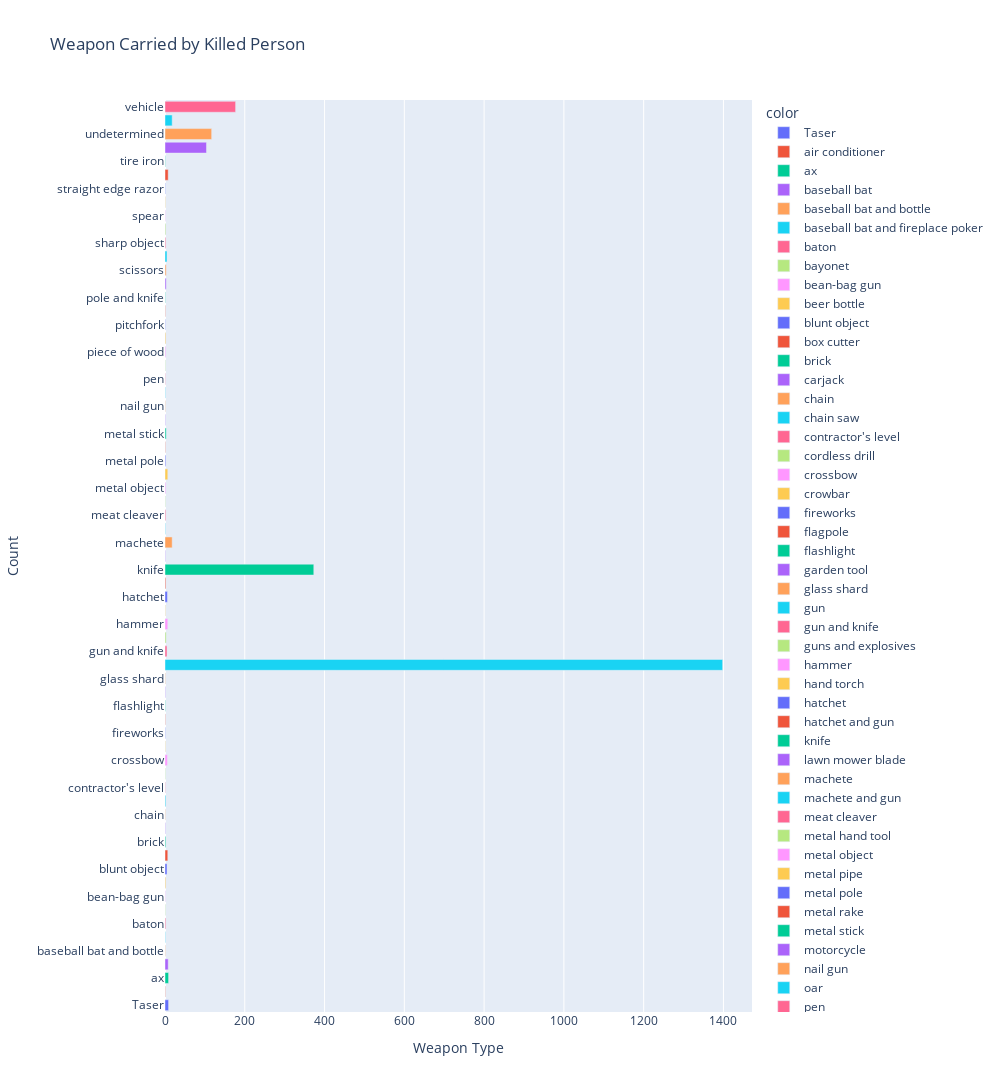

Notebook code for this chart:
### Code cell
h_bar = px.bar(x=weapon.values,
               y=weapon.index,
               orientation='h',
               color=weapon.index,
               color_continuous_scale='Viridis',
               title='Weapon Carried by Killed Person')
 
h_bar.update_layout(xaxis_title='Weapon Type', 
                    yaxis_title='Count', width=1000, height=1500,
                    coloraxis_showscale=False)
h_bar.show()

### Figure 1 — Plotly figure (JSON) as saved in the notebook; plotly's stock layout.template omitted (floating-point values rounded to 4 significant figures)
{"data": [{"alignmentgroup": "True", "hovertemplate": "color=Taser<br>x=%{x}<br>y=%{y}<extra></extra>", "legendgroup": "Taser", "marker": {"color": "#636efa", "pattern": {"shape": ""}}, "name": "Taser", "offsetgroup": "Taser", "orientation": "h", "showlegend": true, "textposition": "auto", "type": "bar", "x": [9], "xaxis": "x", "y": ["Taser"], "yaxis": "y"}, {"alignmentgroup": "True", "hovertemplate": "color=air conditioner<br>x=%{x}<br>y=%{y}<extra></extra>", "legendgroup": "air conditioner", "marker": {"color": "#EF553B", "pattern": {"shape": ""}}, "name": "air conditioner", "offsetgroup": "air conditioner", "orientation": "h", "showlegend": true, "textposition": "auto", "type": "bar", "x": [1], "xaxis": "x", "y": ["air conditioner"], "yaxis": "y"}, {"alignmentgroup": "True", "hovertemplate": "color=ax<br>x=%{x}<br>y=%{y}<extra></extra>", "legendgroup": "ax", "marker": {"color": "#00cc96", "pattern": {"shape": ""}}, "name": "ax", "offsetgroup": "ax", "orientation": "h", "showlegend": true, "textposition": "auto", "type": "bar", "x": [9], "xaxis": "x", "y": ["ax"], "yaxis": "y"}, {"alignmentgroup": "True", "hovertemplate": "color=baseball bat<br>x=%{x}<br>y=%{y}<extra></extra>", "legendgroup": "baseball bat", "marker": {"color": "#ab63fa", "pattern": {"shape": ""}}, "name": "baseball bat", "offsetgroup": "baseball bat", "orientation": "h", "showlegend": true, "textposition": "auto", "type": "bar", "x": [8], "xaxis": "x", "y": ["baseball bat"], "yaxis": "y"}, {"alignmentgroup": "True", "hovertemplate": "color=baseball bat and bottle<br>x=%{x}<br>y=%{y}<extra></extra>", "legendgroup": "baseball bat and bottle", "marker": {"color": "#FFA15A", "pattern": {"shape": ""}}, "name": "baseball bat and bottle", "offsetgroup": "baseball bat and bottle", "orientation": "h", "showlegend": true, "textposition": "auto", "type": "bar", "x": [1], "xaxis": "x", "y": ["baseball bat and bottle"], "yaxis": "y"}, {"alignmentgroup": "True", "hovertemplate": "color=baseball bat and fireplace poker<br>x=%{x}<br>y=%{y}<extra></extra>", "legendgroup": "baseball bat and fireplace poker", "marker": {"color": "#19d3f3", "pattern": {"shape": ""}}, "name": "baseball bat and fireplace poker", "offsetgroup": "baseball bat and fireplace poker", "orientation": "h", "showlegend": true, "textposition": "auto", "type": "bar", "x": [1], "xaxis": "x", "y": ["baseball bat and fireplace poker"], "yaxis": "y"}, {"alignmentgroup": "True", "hovertemplate": "color=baton<br>x=%{x}<br>y=%{y}<extra></extra>", "legendgroup": "baton", "marker": {"color": "#FF6692", "pattern": {"shape": ""}}, "name": "baton", "offsetgroup": "baton", "orientation": "h", "showlegend": true, "textposition": "auto", "type": "bar", "x": [2], "xaxis": "x", "y": ["baton"], "yaxis": "y"}, {"alignmentgroup": "True", "hovertemplate": "color=bayonet<br>x=%{x}<br>y=%{y}<extra></extra>", "legendgroup": "bayonet", "marker": {"color": "#B6E880", "pattern": {"shape": ""}}, "name": "bayonet", "offsetgroup": "bayonet", "orientation": "h", "showlegend": true, "textposition": "auto", "type": "bar", "x": [1], "xaxis": "x", "y": ["bayonet"], "yaxis": "y"}, {"alignmentgroup": "True", "hovertemplate": "color=bean-bag gun<br>x=%{x}<br>y=%{y}<extra></extra>", "legendgroup": "bean-bag gun", "marker": {"color": "#FF97FF", "pattern": {"shape": ""}}, "name": "bean-bag gun", "offsetgroup": "bean-bag gun", "orientation": "h", "showlegend": true, "textposition": "auto", "type": "bar", "x": [1], "xaxis": "x", "y": ["bean-bag gun"], "yaxis": "y"}, {"alignmentgroup": "True", "hovertemplate": "color=beer bottle<br>x=%{x}<br>y=%{y}<extra></extra>", "legendgroup": "beer bottle", "marker": {"color": "#FECB52", "pattern": {"shape": ""}}, "name": "beer bottle", "offsetgroup": "beer bottle", "orientation": "h", "showlegend": true, "textposition": "auto", "type": "bar", "x": [2], "xaxis": "x", "y": ["beer bottle"], "yaxis": "y"}, {"alignmentgroup": "True", "hovertemplate": "color=blunt object<br>x=%{x}<br>y=%{y}<extra></extra>", "legendgroup": "blunt object", "marker": {"color": "#636efa", "pattern": {"shape": ""}}, "name": "blunt object", "offsetgroup": "blunt object", "orientation": "h", "showlegend": true, "textposition": "auto", "type": "bar", "x": [5], "xaxis": "x", "y": ["blunt object"], "yaxis": "y"}, {"alignmentgroup": "True", "hovertemplate": "color=box cutter<br>x=%{x}<br>y=%{y}<extra></extra>", "legendgroup": "box cutter", "marker": {"color": "#EF553B", "pattern": {"shape": ""}}, "name": "box cutter", "offsetgroup": "box cutter", "orientation": "h", "showlegend": true, "textposition": "auto", "type": "bar", "x": [7], "xaxis": "x", "y": ["box cutter"], "yaxis": "y"}, {"alignmentgroup": "True", "hovertemplate": "color=brick<br>x=%{x}<br>y=%{y}<extra></extra>", "legendgroup": "brick", "marker": {"color": "#00cc96", "pattern": {"shape": ""}}, "name": "brick", "offsetgroup": "brick", "orientation": "h", "showlegend": true, "textposition": "auto", "type": "bar", "x": [2], "xaxis": "x", "y": ["brick"], "yaxis": "y"}, {"alignmentgroup": "True", "hovertemplate": "color=carjack<br>x=%{x}<br>y=%{y}<extra></extra>", "legendgroup": "carjack", "marker": {"color": "#ab63fa", "pattern": {"shape": ""}}, "name": "carjack", "offsetgroup": "carjack", "orientation": "h", "showlegend": true, "textposition": "auto", "type": "bar", "x": [1], "xaxis": "x", "y": ["carjack"], "yaxis": "y"}, {"alignmentgroup": "True", "hovertemplate": "color=chain<br>x=%{x}<br>y=%{y}<extra></extra>", "legendgroup": "chain", "marker": {"color": "#FFA15A", "pattern": {"shape": ""}}, "name": "chain", "offsetgroup": "chain", "orientation": "h", "showlegend": true, "textposition": "auto", "type": "bar", "x": [1], "xaxis": "x", "y": ["chain"], "yaxis": "y"}, {"alignmentgroup": "True", "hovertemplate": "color=chain saw<br>x=%{x}<br>y=%{y}<extra></extra>", "legendgroup": "chain saw", "marker": {"color": "#19d3f3", "pattern": {"shape": ""}}, "name": "chain saw", "offsetgroup": "chain saw", "orientation": "h", "showlegend": true, "textposition": "auto", "type": "bar", "x": [2], "xaxis": "x", "y": ["chain saw"], "yaxis": "y"}, {"alignmentgroup": "True", "hovertemplate": "color=contractor's level<br>x=%{x}<br>y=%{y}<extra></extra>", "legendgroup": "contractor's level", "marker": {"color": "#FF6692", "pattern": {"shape": ""}}, "name": "contractor's level", "offsetgroup": "contractor's level", "orientation": "h", "showlegend": true, "textposition": "auto", "type": "bar", "x": [1], "xaxis": "x", "y": ["contractor's level"], "yaxis": "y"}, {"alignmentgroup": "True", "hovertemplate": "color=cordless drill<br>x=%{x}<br>y=%{y}<extra></extra>", "legendgroup": "cordless drill", "marker": {"color": "#B6E880", "pattern": {"shape": ""}}, "name": "cordless drill", "offsetgroup": "cordless drill", "orientation": "h", "showlegend": true, "textposition": "auto", "type": "bar", "x": [1], "xaxis": "x", "y": ["cordless drill"], "yaxis": "y"}, {"alignmentgroup": "True", "hovertemplate": "color=crossbow<br>x=%{x}<br>y=%{y}<extra></extra>", "legendgroup": "crossbow", "marker": {"color": "#FF97FF", "pattern": {"shape": ""}}, "name": "crossbow", "offsetgroup": "crossbow", "orientation": "h", "showlegend": true, "textposition": "auto", "type": "bar", "x": [6], "xaxis": "x", "y": ["crossbow"], "yaxis": "y"}, {"alignmentgroup": "True", "hovertemplate": "color=crowbar<br>x=%{x}<br>y=%{y}<extra></extra>", "legendgroup": "crowbar", "marker": {"color": "#FECB52", "pattern": {"shape": ""}}, "name": "crowbar", "offsetgroup": "crowbar", "orientation": "h", "showlegend": true, "textposition": "auto", "type": "bar", "x": [1], "xaxis": "x", "y": ["crowbar"], "yaxis": "y"}, {"alignmentgroup": "True", "hovertemplate": "color=fireworks<br>x=%{x}<br>y=%{y}<extra></extra>", "legendgroup": "fireworks", "marker": {"color": "#636efa", "pattern": {"shape": ""}}, "name": "fireworks", "offsetgroup": "fireworks", "orientation": "h", "showlegend": true, "textposition": "auto", "type": "bar", "x": [1], "xaxis": "x", "y": ["fireworks"], "yaxis": "y"}, {"alignmentgroup": "True", "hovertemplate": "color=flagpole<br>x=%{x}<br>y=%{y}<extra></extra>", "legendgroup": "flagpole", "marker": {"color": "#EF553B", "pattern": {"shape": ""}}, "name": "flagpole", "offsetgroup": "flagpole", "orientation": "h", "showlegend": true, "textposition": "auto", "type": "bar", "x": [1], "xaxis": "x", "y": ["flagpole"], "yaxis": "y"}, {"alignmentgroup": "True", "hovertemplate": "color=flashlight<br>x=%{x}<br>y=%{y}<extra></extra>", "legendgroup": "flashlight", "marker": {"color": "#00cc96", "pattern": {"shape": ""}}, "name": "flashlight", "offsetgroup": "flashlight", "orientation": "h", "showlegend": true, "textposition": "auto", "type": "bar", "x": [1], "xaxis": "x", "y": ["flashlight"], "yaxis": "y"}, {"alignmentgroup": "True", "hovertemplate": "color=garden tool<br>x=%{x}<br>y=%{y}<extra></extra>", "legendgroup": "garden tool", "marker": {"color": "#ab63fa", "pattern": {"shape": ""}}, "name": "garden tool", "offsetgroup": "garden tool", "orientation": "h", "showlegend": true, "textposition": "auto", "type": "bar", "x": [1], "xaxis": "x", "y": ["garden tool"], "yaxis": "y"}, {"alignmentgroup": "True", "hovertemplate": "color=glass shard<br>x=%{x}<br>y=%{y}<extra></extra>", "legendgroup": "glass shard", "marker": {"color": "#FFA15A", "pattern": {"shape": ""}}, "name": "glass shard", "offsetgroup": "glass shard", "orientation": "h", "showlegend": true, "textposition": "auto", "type": "bar", "x": [1], "xaxis": "x", "y": ["glass shard"], "yaxis": "y"}, {"alignmentgroup": "True", "hovertemplate": "color=gun<br>x=%{x}<br>y=%{y}<extra></extra>", "legendgroup": "gun", "marker": {"color": "#19d3f3", "pattern": {"shape": ""}}, "name": "gun", "offsetgroup": "gun", "orientation": "h", "showlegend": true, "textposition": "auto", "type": "bar", "x": [1398], "xaxis": "x", "y": ["gun"], "yaxis": "y"}, {"alignmentgroup": "True", "hovertemplate": "color=gun and knife<br>x=%{x}<br>y=%{y}<extra></extra>", "legendgroup": "gun and knife", "marker": {"color": "#FF6692", "pattern": {"shape": ""}}, "name": "gun and knife", "offsetgroup": "gun and knife", "orientation": "h", "showlegend": true, "textposition": "auto", "type": "bar", "x": [5], "xaxis": "x", "y": ["gun and knife"], "yaxis": "y"}, {"alignmentgroup": "True", "hovertemplate": "color=guns and explosives<br>x=%{x}<br>y=%{y}<extra></extra>", "legendgroup": "guns and explosives", "marker": {"color": "#B6E880", "pattern": {"shape": ""}}, "name": "guns and explosives", "offsetgroup": "guns and explosives", "orientation": "h", "showlegend": true, "textposition": "auto", "type": "bar", "x": [3], "xaxis": "x", "y": ["guns and explosives"], "yaxis": "y"}, {"alignmentgroup": "True", "hovertemplate": "color=hammer<br>x=%{x}<br>y=%{y}<extra></extra>", "legendgroup": "hammer", "marker": {"color": "#FF97FF", "pattern": {"shape": ""}}, "name": "hammer", "offsetgroup": "hammer", "orientation": "h", "showlegend": true, "textposition": "auto", "type": "bar", "x": [7], "xaxis": "x", "y": ["hammer"], "yaxis": "y"}, {"alignmentgroup": "True", "hovertemplate": "color=hand torch<br>x=%{x}<br>y=%{y}<extra></extra>", "legendgroup": "hand torch", "marker": {"color": "#FECB52", "pattern": {"shape": ""}}, "name": "hand torch", "offsetgroup": "hand torch", "orientation": "h", "showlegend": true, "textposition": "auto", "type": "bar", "x": [1], "xaxis": "x", "y": ["hand torch"], "yaxis": "y"}, {"alignmentgroup": "True", "hovertemplate": "color=hatchet<br>x=%{x}<br>y=%{y}<extra></extra>", "legendgroup": "hatchet", "marker": {"color": "#636efa", "pattern": {"shape": ""}}, "name": "hatchet", "offsetgroup": "hatchet", "orientation": "h", "showlegend": true, "textposition": "auto", "type": "bar", "x": [6], "xaxis": "x", "y": ["hatchet"], "yaxis": "y"}, {"alignmentgroup": "True", "hovertemplate": "color=hatchet and gun<br>x=%{x}<br>y=%{y}<extra></extra>", "legendgroup": "hatchet and gun", "marker": {"color": "#EF553B", "pattern": {"shape": ""}}, "name": "hatchet and gun", "offsetgroup": "hatchet and gun", "orientation": "h", "showlegend": true, "textposition": "auto", "type": "bar", "x": [2], "xaxis": "x", "y": ["hatchet and gun"], "yaxis": "y"}, {"alignmentgroup": "True", "hovertemplate": "color=knife<br>x=%{x}<br>y=%{y}<extra></extra>", "legendgroup": "knife", "marker": {"color": "#00cc96", "pattern": {"shape": ""}}, "name": "knife", "offsetgroup": "knife", "orientation": "h", "showlegend": true, "textposition": "auto", "type": "bar", "x": [373], "xaxis": "x", "y": ["knife"], "yaxis": "y"}, {"alignmentgroup": "True", "hovertemplate": "color=lawn mower blade<br>x=%{x}<br>y=%{y}<extra></extra>", "legendgroup": "lawn mower blade", "marker": {"color": "#ab63fa", "pattern": {"shape": ""}}, "name": "lawn mower blade", "offsetgroup": "lawn mower blade", "orientation": "h", "showlegend": true, "textposition": "auto", "type": "bar", "x": [1], "xaxis": "x", "y": ["lawn mower blade"], "yaxis": "y"}, {"alignmentgroup": "True", "hovertemplate": "color=machete<br>x=%{x}<br>y=%{y}<extra></extra>", "legendgroup": "machete", "marker": {"color": "#FFA15A", "pattern": {"shape": ""}}, "name": "machete", "offsetgroup": "machete", "orientation": "h", "showlegend": true, "textposition": "auto", "type": "bar", "x": [18], "xaxis": "x", "y": ["machete"], "yaxis": "y"}, {"alignmentgroup": "True", "hovertemplate": "color=machete and gun<br>x=%{x}<br>y=%{y}<extra></extra>", "legendgroup": "machete and gun", "marker": {"color": "#19d3f3", "pattern": {"shape": ""}}, "name": "machete and gun", "offsetgroup": "machete and gun", "orientation": "h", "showlegend": true, "textposition": "auto", "type": "bar", "x": [1], "xaxis": "x", "y": ["machete and gun"], "yaxis": "y"}, {"alignmentgroup": "True", "hovertemplate": "color=meat cleaver<br>x=%{x}<br>y=%{y}<extra></extra>", "legendgroup": "meat cleaver", "marker": {"color": "#FF6692", "pattern": {"shape": ""}}, "name": "meat cleaver", "offsetgroup": "meat cleaver", "orientation": "h", "showlegend": true, "textposition": "auto", "type": "bar", "x": [2], "xaxis": "x", "y": ["meat cleaver"], "yaxis": "y"}, {"alignmentgroup": "True", "hovertemplate": "color=metal hand tool<br>x=%{x}<br>y=%{y}<extra></extra>", "legendgroup": "metal hand tool", "marker": {"color": "#B6E880", "pattern": {"shape": ""}}, "name": "metal hand tool", "offsetgroup": "metal hand tool", "orientation": "h", "showlegend": true, "textposition": "auto", "type": "bar", "x": [1], "xaxis": "x", "y": ["metal hand tool"], "yaxis": "y"}, {"alignmentgroup": "True", "hovertemplate": "color=metal object<br>x=%{x}<br>y=%{y}<extra></extra>", "legendgroup": "metal object", "marker": {"color": "#FF97FF", "pattern": {"shape": ""}}, "name": "metal object", "offsetgroup": "metal object", "orientation": "h", "showlegend": true, "textposition": "auto", "type": "bar", "x": [2], "xaxis": "x", "y": ["metal object"], "yaxis": "y"}, {"alignmentgroup": "True", "hovertemplate": "color=metal pipe<br>x=%{x}<br>y=%{y}<extra></extra>", "legendgroup": "metal pipe", "marker": {"color": "#FECB52", "pattern": {"shape": ""}}, "name": "metal pipe", "offsetgroup": "metal pipe", "orientation": "h", "showlegend": true, "textposition": "auto", "type": "bar", "x": [7], "xaxis": "x", "y": ["metal pipe"], "yaxis": "y"}, {"alignmentgroup": "True", "hovertemplate": "color=metal pole<br>x=%{x}<br>y=%{y}<extra></extra>", "legendgroup": "metal pole", "marker": {"color": "#636efa", "pattern": {"shape": ""}}, "name": "metal pole", "offsetgroup": "metal pole", "orientation": "h", "showlegend": true, "textposition": "auto", "type": "bar", "x": [2], "xaxis": "x", "y": ["metal pole"], "yaxis": "y"}, {"alignmentgroup": "True", "hovertemplate": "color=metal rake<br>x=%{x}<br>y=%{y}<extra></extra>", "legendgroup": "metal rake", "marker": {"color": "#EF553B", "pattern": {"shape": ""}}, "name": "metal rake", "offsetgroup": "metal rake", "orientation": "h", "showlegend": true, "textposition": "auto", "type": "bar", "x": [1], "xaxis": "x", "y": ["metal rake"], "yaxis": "y"}, {"alignmentgroup": "True", "hovertemplate": "color=metal stick<br>x=%{x}<br>y=%{y}<extra></extra>", "legendgroup": "metal stick", "marker": {"color": "#00cc96", "pattern": {"shape": ""}}, "name": "metal stick", "offsetgroup": "metal stick", "orientation": "h", "showlegend": true, "textposition": "auto", "type": "bar", "x": [3], "xaxis": "x", "y": ["metal stick"], "yaxis": "y"}, {"alignmentgroup": "True", "hovertemplate": "color=motorcycle<br>x=%{x}<br>y=%{y}<extra></extra>", "legendgroup": "motorcycle", "marker": {"color": "#ab63fa", "pattern": {"shape": ""}}, "name": "motorcycle", "offsetgroup": "motorcycle", "orientation": "h", "showlegend": true, "textposition": "auto", "type": "bar", "x": [1], "xaxis": "x", "y": ["motorcycle"], "yaxis": "y"}, {"alignmentgroup": "True", "hovertemplate": "color=nail gun<br>x=%{x}<br>y=%{y}<extra></extra>", "legendgroup": "nail gun", "marker": {"color": "#FFA15A", "pattern": {"shape": ""}}, "name": "nail gun", "offsetgroup": "nail gun", "orientation": "h", "showlegend": true, "textposition": "auto", "type": "bar", "x": [1], "xaxis": "x", "y": ["nail gun"], "yaxis": "y"}, {"alignmentgroup": "True", "hovertemplate": "color=oar<br>x=%{x}<br>y=%{y}<extra></extra>", "legendgroup": "oar", "marker": {"color": "#19d3f3", "pattern": {"shape": ""}}, "name": "oar", "offsetgroup": "oar", "orientation": "h", "showlegend": true, "textposition": "auto", "type": "bar", "x": [1], "xaxis": "x", "y": ["oar"], "yaxis": "y"}, {"alignmentgroup": "True", "hovertemplate": "color=pen<br>x=%{x}<br>y=%{y}<extra></extra>", "legendgroup": "pen", "marker": {"color": "#FF6692", "pattern": {"shape": ""}}, "name": "pen", "offsetgroup": "pen", "orientation": "h", "showlegend": true, "textposition": "auto", "type": "bar", "x": [1], "xaxis": "x", "y": ["pen"], "yaxis": "y"}, {"alignmentgroup": "True", "hovertemplate": "color=pick-axe<br>x=%{x}<br>y=%{y}<extra></extra>", "legendgroup": "pick-axe", "marker": {"color": "#B6E880", "pattern": {"shape": ""}}, "name": "pick-axe", "offsetgroup": "pick-axe", "orientation": "h", "showlegend": true, "textposition": "auto", "type": "bar", "x": [1], "xaxis": "x", "y": ["pick-axe"], "yaxis": "y"}, {"alignmentgroup": "True", "hovertemplate": "color=piece of wood<br>x=%{x}<br>y=%{y}<extra></extra>", "legendgroup": "piece of wood", "marker": {"color": "#FF97FF", "pattern": {"shape": ""}}, "name": "piece of wood", "offsetgroup": "piece of wood", "orientation": "h", "showlegend": true, "textposition": "auto", "type": "bar", "x": [2], "xaxis": "x", "y": ["piece of wood"], "yaxis": "y"}, {"alignmentgroup": "True", "hovertemplate": "color=pipe<br>x=%{x}<br>y=%{y}<extra></extra>", "legendgroup": "pipe", "marker": {"color": "#FECB52", "pattern": {"shape": ""}}, "name": "pipe", "offsetgroup": "pipe", "orientation": "h", "showlegend": true, "textposition": "auto", "type": "bar", "x": [2], "xaxis": "x", "y": ["pipe"], "yaxis": "y"}, {"alignmentgroup": "True", "hovertemplate": "color=pitchfork<br>x=%{x}<br>y=%{y}<extra></extra>", "legendgroup": "pitchfork", "marker": {"color": "#636efa", "pattern": {"shape": ""}}, "name": "pitchfork", "offsetgroup": "pitchfork", "orientation": "h", "showlegend": true, "textposition": "auto", "type": "bar", "x": [1], "xaxis": "x", "y": ["pitchfork"], "yaxis": "y"}, {"alignmentgroup": "True", "hovertemplate": "color=pole<br>x=%{x}<br>y=%{y}<extra></extra>", "legendgroup": "pole", "marker": {"color": "#EF553B", "pattern": {"shape": ""}}, "name": "pole", "offsetgroup": "pole", "orientation": "h", "showlegend": true, "textposition": "auto", "type": "bar", "x": [1], "xaxis": "x", "y": ["pole"], "yaxis": "y"}, {"alignmentgroup": "True", "hovertemplate": "color=pole and knife<br>x=%{x}<br>y=%{y}<extra></extra>", "legendgroup": "pole and knife", "marker": {"color": "#00cc96", "pattern": {"shape": ""}}, "name": "pole and knife", "offsetgroup": "pole and knife", "orientation": "h", "showlegend": true, "textposition": "auto", "type": "bar", "x": [1], "xaxis": "x", "y": ["pole and knife"], "yaxis": "y"}, {"alignmentgroup": "True", "hovertemplate": "color=rock<br>x=%{x}<br>y=%{y}<extra></extra>", "legendgroup": "rock", "marker": {"color": "#ab63fa", "pattern": {"shape": ""}}, "name": "rock", "offsetgroup": "rock", "orientation": "h", "showlegend": true, "textposition": "auto", "type": "bar", "x": [3], "xaxis": "x", "y": ["rock"], "yaxis": "y"}, {"alignmentgroup": "True", "hovertemplate": "color=scissors<br>x=%{x}<br>y=%{y}<extra></extra>", "legendgroup": "scissors", "marker": {"color": "#FFA15A", "pattern": {"shape": ""}}, "name": "scissors", "offsetgroup": "scissors", "orientation": "h", "showlegend": true, "textposition": "auto", "type": "bar", "x": [3], "xaxis": "x", "y": ["scissors"], "yaxis": "y"}, {"alignmentgroup": "True", "hovertemplate": "color=screwdriver<br>x=%{x}<br>y=%{y}<extra></extra>", "legendgroup": "screwdriver", "marker": {"color": "#19d3f3", "pattern": {"shape": ""}}, "name": "screwdriver", "offsetgroup": "screwdriver", "orientation": "h", "showlegend": true, "textposition": "auto", "type": "bar", "x": [5], "xaxis": "x", "y": ["screwdriver"], "yaxis": "y"}, {"alignmentgroup": "True", "hovertemplate": "color=sharp object<br>x=%{x}<br>y=%{y}<extra></extra>", "legendgroup": "sharp object", "marker": {"color": "#FF6692", "pattern": {"shape": ""}}, "name": "sharp object", "offsetgroup": "sharp object", "orientation": "h", "showlegend": true, "textposition": "auto", "type": "bar", "x": [2], "xaxis": "x", "y": ["sharp object"], "yaxis": "y"}, {"alignmentgroup": "True", "hovertemplate": "color=shovel<br>x=%{x}<br>y=%{y}<extra></extra>", "legendgroup": "shovel", "marker": {"color": "#B6E880", "pattern": {"shape": ""}}, "name": "shovel", "offsetgroup": "shovel", "orientation": "h", "showlegend": true, "textposition": "auto", "type": "bar", "x": [2], "xaxis": "x", "y": ["shovel"], "yaxis": "y"}, {"alignmentgroup": "True", "hovertemplate": "color=spear<br>x=%{x}<br>y=%{y}<extra></extra>", "legendgroup": "spear", "marker": {"color": "#FF97FF", "pattern": {"shape": ""}}, "name": "spear", "offsetgroup": "spear", "orientation": "h", "showlegend": true, "textposition": "auto", "type": "bar", "x": [1], "xaxis": "x", "y": ["spear"], "yaxis": "y"}, {"alignmentgroup": "True", "hovertemplate": "color=stapler<br>x=%{x}<br>y=%{y}<extra></extra>", "legendgroup": "stapler", "marker": {"color": "#FECB52", "pattern": {"shape": ""}}, "name": "stapler", "offsetgroup": "stapler", "orientation": "h", "showlegend": true, "textposition": "auto", "type": "bar", "x": [1], "xaxis": "x", "y": ["stapler"], "yaxis": "y"}, {"alignmentgroup": "True", "hovertemplate": "color=straight edge razor<br>x=%{x}<br>y=%{y}<extra></extra>", "legendgroup": "straight edge razor", "marker": {"color": "#636efa", "pattern": {"shape": ""}}, "name": "straight edge razor", "offsetgroup": "straight edge razor", "orientation": "h", "showlegend": true, "textposition": "auto", "type": "bar", "x": [1], "xaxis": "x", "y": ["straight edge razor"], "yaxis": "y"}, {"alignmentgroup": "True", "hovertemplate": "color=sword<br>x=%{x}<br>y=%{y}<extra></extra>", "legendgroup": "sword", "marker": {"color": "#EF553B", "pattern": {"shape": ""}}, "name": "sword", "offsetgroup": "sword", "orientation": "h", "showlegend": true, "textposition": "auto", "type": "bar", "x": [8], "xaxis": "x", "y": ["sword"], "yaxis": "y"}, {"alignmentgroup": "True", "hovertemplate": "color=tire iron<br>x=%{x}<br>y=%{y}<extra></extra>", "legendgroup": "tire iron", "marker": {"color": "#00cc96", "pattern": {"shape": ""}}, "name": "tire iron", "offsetgroup": "tire iron", "orientation": "h", "showlegend": true, "textposition": "auto", "type": "bar", "x": [1], "xaxis": "x", "y": ["tire iron"], "yaxis": "y"}, {"alignmentgroup": "True", "hovertemplate": "color=toy weapon<br>x=%{x}<br>y=%{y}<extra></extra>", "legendgroup": "toy weapon", "marker": {"color": "#ab63fa", "pattern": {"shape": ""}}, "name": "toy weapon", "offsetgroup": "toy weapon", "orientation": "h", "showlegend": true, "textposition": "auto", "type": "bar", "x": [104], "xaxis": "x", "y": ["toy weapon"], "yaxis": "y"}, {"alignmentgroup": "True", "hovertemplate": "color=undetermined<br>x=%{x}<br>y=%{y}<extra></extra>", "legendgroup": "undetermined", "marker": {"color": "#FFA15A", "pattern": {"shape": ""}}, "name": "undetermined", "offsetgroup": "undetermined", "orientation": "h", "showlegend": true, "textposition": "auto", "type": "bar", "x": [117], "xaxis": "x", "y": ["undetermined"], "yaxis": "y"}, {"alignmentgroup": "True", "hovertemplate": "color=unknown weapon<br>x=%{x}<br>y=%{y}<extra></extra>", "legendgroup": "unknown weapon", "marker": {"color": "#19d3f3", "pattern": {"shape": ""}}, "name": "unknown weapon", "offsetgroup": "unknown weapon", "orientation": "h", "showlegend": true, "textposition": "auto", "type": "bar", "x": [18], "xaxis": "x", "y": ["unknown weapon"], "yaxis": "y"}, {"alignmentgroup": "True", "hovertemplate": "color=vehicle<br>x=%{x}<br>y=%{y}<extra></extra>", "legendgroup": "vehicle", "marker": {"color": "#FF6692", "pattern": {"shape": ""}}, "name": "vehicle", "offsetgroup": "vehicle", "orientation": "h", "showlegend": true, "textposition": "auto", "type": "bar", "x": [177], "xaxis": "x", "y": ["vehicle"], "yaxis": "y"}], "layout": {"barmode": "relative", "coloraxis": {"showscale": false}, "height": 1500, "legend": {"title": {"text": "color"}, "tracegroupgap": 0}, "title": {"text": "Weapon Carried by Killed Person"}, "width": 1000, "xaxis": {"anchor": "y", "autorange": true, "domain": [0, 1], "range": [0, 1472.0], "title": {"text": "Weapon Type"}, "type": "linear"}, "yaxis": {"anchor": "x", "autorange": true, "domain": [0, 1], "range": [-0.5, 66.5], "title": {"text": "Count"}, "type": "category"}}}
